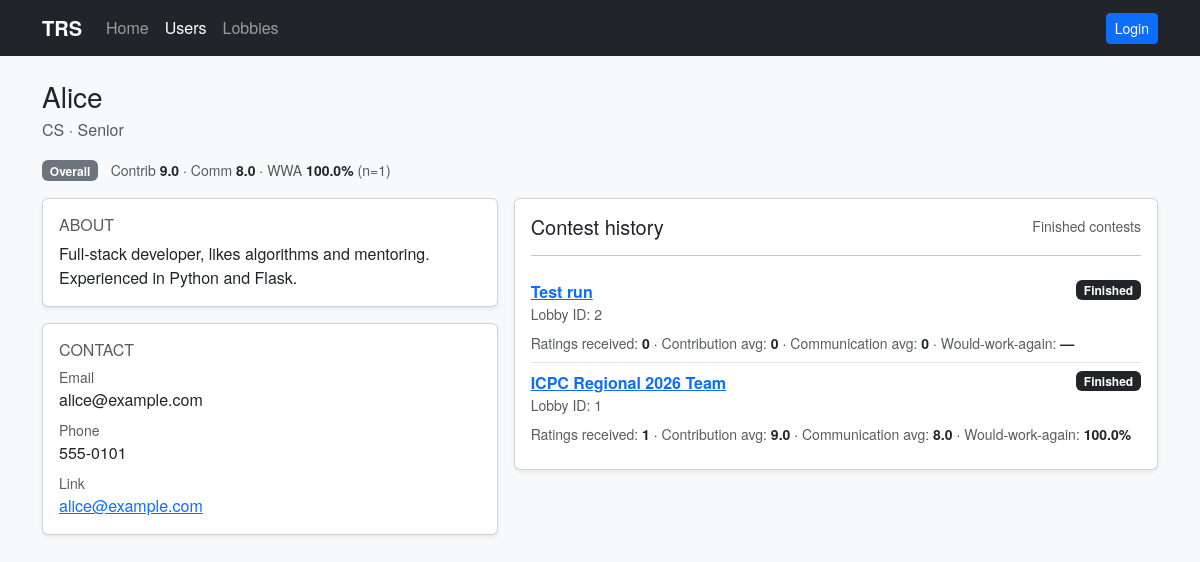
Before: /users/1 with the older database file.
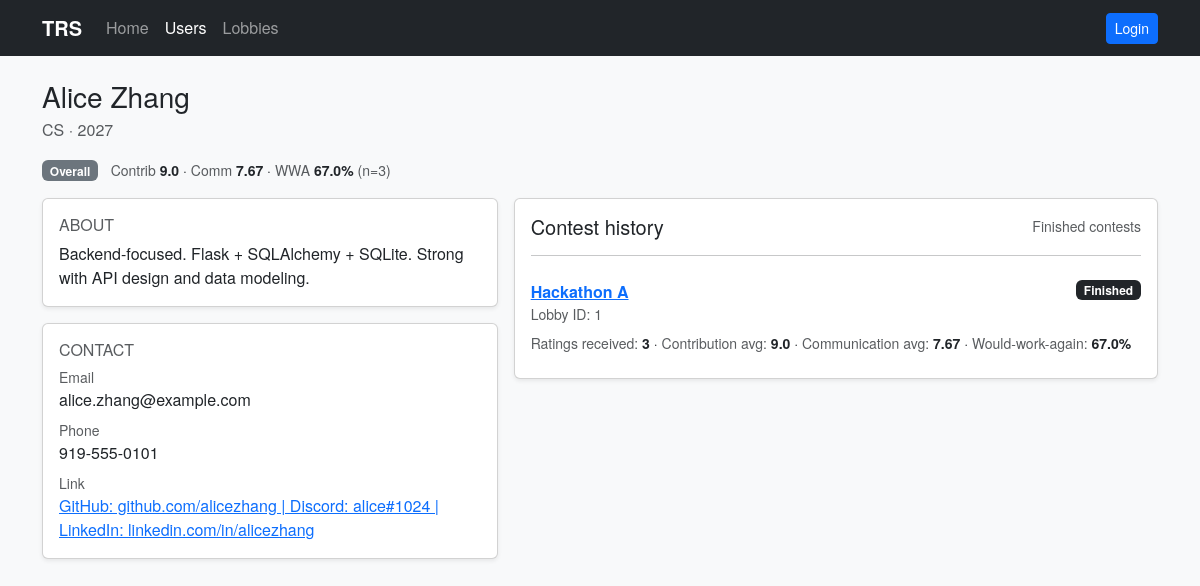
After: the same page with the newer database file.
### models.py (models this page shows, shortened)
class User(db.Model):
    id = db.Column(db.Integer, primary_key=True)
    name = db.Column(db.String(120), nullable=False)
    major = db.Column(db.String(120))
    year = db.Column(db.String(50))
    bio = db.Column(db.String(1000))
    contact = db.Column(db.String(500))
    phone = db.Column(db.String(80))
    email = db.Column(db.String(200))
    created_at = db.Column(db.DateTime, default=datetime.utcnow)
    def reputation(self):
        from sqlalchemy import case, func
        avg_contrib = db.session.query(func.avg(Rating.contribution)).filter(Rating.target_user_id == self.id).scalar() or 0
        avg_comm = db.session.query(func.avg(Rating.communication)).filter(Rating.target_user_id == self.id).scalar() or 0
        would_work_again_count = (
            db.session.query(
                func.sum(
                    case(
                        (Rating.would_work_again.is_(True), 1),
                        else_=0,
                    )
                )
            )
            .filter(Rating.target_user_id == self.id)
            .scalar()
            or 0
        )
        total = db.session.query(func.count(Rating.id)).filter(Rating.target_user_id == self.id).scalar() or 0
        return {
            'contribution_avg': round(float(avg_contrib), 2),
            'communication_avg': round(float(avg_comm), 2),
            'would_work_again_ratio': float(would_work_again_count) / total if total else None,
            'rating_count': total
        }

class Lobby(db.Model):
    id = db.Column(db.Integer, primary_key=True)
    title = db.Column(db.String(200), nullable=False)
    contest_link = db.Column(db.String(500))
    leader_id = db.Column(db.Integer)
    finished = db.Column(db.Boolean, default=False)
    finished_at = db.Column(db.DateTime)
    created_at = db.Column(db.DateTime, default=datetime.utcnow)
    teams = db.relationship('Team', backref='lobby', cascade='all, delete-orphan')

### app.py (the view, shortened to what this page needs)
@app.route('/users/<int:user_id>', methods=['GET', 'POST'])
def user_profile(user_id):
    from models import User, Lobby, Team, TeamMember, Rating
    user = User.query.get_or_404(user_id)
    viewer = get_current_user()
    can_edit = viewer is not None and viewer.id == user.id
    history = []
    lobby_ids = (
        db.session.query(Team.lobby_id)
        .join(TeamMember, TeamMember.team_id == Team.id)
        .filter(TeamMember.user_id == user.id)
        .distinct()
        .all()
    )
    ids = [x[0] for x in lobby_ids]
    history_lobbies = (
        Lobby.query.filter(Lobby.id.in_(ids), Lobby.finished == True)
        .order_by(Lobby.finished_at.desc().nullslast(), Lobby.created_at.desc())
        .all()
    ) if ids else []
    for lobby in history_lobbies:
        ratings = (
            db.session.query(Rating)
            .join(Team, Rating.team_id == Team.id)
            .filter(Team.lobby_id == lobby.id)
            .filter(Rating.target_user_id == user.id)
            .all()
        )
        if ratings:
            contribution_avg = round(sum(r.contribution or 0 for r in ratings) / len(ratings), 2)
            communication_avg = round(sum(r.communication or 0 for r in ratings) / len(ratings), 2)
            would_work_again_ratio = sum(1 for r in ratings if r.would_work_again) / len(ratings)
        else:
            contribution_avg = 0
            communication_avg = 0
            would_work_again_ratio = None
        history.append(
            {
                'lobby': lobby,
                'rating_count': len(ratings),
                'contribution_avg': contribution_avg,
                'communication_avg': communication_avg,
                'would_work_again_ratio': would_work_again_ratio,
            }
        )
    overall_rep = user.reputation()
    return render_template('profile.html', user=user, can_edit=can_edit, history=history, overall_rep=overall_rep)

### app.py (called while the page is built)
def get_current_user():
    from models import User
    user_id = session.get('user_id')
    if not user_id:
        return None
    return User.query.get(user_id)

@app.context_processor
def inject_current_user():
    return {'current_user': get_current_user()}

### templates/profile.html (shortened to what the changed rows need)
{% extends 'base.html' %}
{% block content %}
  <div class="d-flex align-items-start justify-content-between gap-3 mb-3">
    <div class="w-100">
      <div class="d-flex align-items-start justify-content-between gap-2">
        <div class="editable-field">
          <h1 class="h3 mb-1">
            {{ user.name }}
          </h1>
          <div class="text-muted">
            <span class="editable-field">
              {{ user.major or 'Undeclared' }}
            </span>
            {% if user.year %}
              ·
            {% endif %}
            <span class="editable-field">
              {{ user.year or '—' }}
            </span>
          </div>
        </div>
      </div>
      <div class="mt-3">
        <span class="ms-2 small">
          <span class="text-muted">Contrib</span> <span class="fw-semibold">{{ overall_rep.contribution_avg }}</span>
          · <span class="text-muted">Comm</span> <span class="fw-semibold">{{ overall_rep.communication_avg }}</span>
          · <span class="text-muted">WWA</span>
          <span class="fw-semibold">{% if overall_rep.would_work_again_ratio is none %}—{% else %}{{ (overall_rep.would_work_again_ratio * 100) | round(0) }}%{% endif %}</span>
          <span class="text-muted">(n={{ overall_rep.rating_count }})</span>
        </span>
      </div>
    </div>
  </div>
  <div class="row g-3">
    <div class="col-lg-5">
      <div class="card shadow-sm">
        <div class="card-body editable-field">
          <div class="d-flex align-items-center justify-content-between">
            <h2 class="h6 text-uppercase text-muted mb-0">About</h2>
          </div>
          <p class="mb-0 mt-2">{{ user.bio or 'No bio yet.' }}</p>
        </div>
      </div>
      <div class="card shadow-sm mt-3">
        <div class="card-body">
          <h2 class="h6 text-uppercase text-muted">Contact</h2>
          <div class="editable-field d-flex align-items-start justify-content-between gap-2">
            <div>
              <div class="small text-muted">Email</div>
              <div class="mb-2">{{ user.email or '—' }}</div>
            </div>
          </div>
          <div class="editable-field d-flex align-items-start justify-content-between gap-2">
            <div>
              <div class="small text-muted">Phone</div>
              <div class="mb-2">{{ user.phone or '—' }}</div>
            </div>
          </div>
          <div class="editable-field d-flex align-items-start justify-content-between gap-2">
            <div>
              {% if user.contact %}
                <div><a href="{{ user.contact }}" target="_blank" rel="noopener noreferrer">{{ user.contact }}</a></div>
              {% else %}
                <div>—</div>
              {% endif %}
            </div>
          </div>
        </div>
      </div>
    </div>
    <div class="col-lg-7">
      <div class="card shadow-sm">
        <div class="card-body">
          <div class="d-flex align-items-center justify-content-between">
            <h2 class="h5 mb-0">Contest history</h2>
          </div>
          {% if history and history|length %}
            <div class="list-group list-group-flush">
              {% for item in history %}
                <div class="list-group-item px-0">
                  <div class="d-flex justify-content-between align-items-start gap-2">
                    <div>
                      <div class="fw-semibold">
                        <a href="{{ url_for('lobby_detail', lobby_id=item.lobby.id) }}">{{ item.lobby.title }}</a>
                      </div>
                      <div class="text-muted small">Lobby ID: {{ item.lobby.id }}</div>
                    </div>
                    <span class="badge text-bg-dark">Finished</span>
                  </div>
                  <div class="mt-2 small">
                    <span class="text-muted">Ratings received:</span>
                    <span class="fw-semibold">{{ item.rating_count }}</span>
                    · <span class="text-muted">Contribution avg:</span> <span class="fw-semibold">{{ item.contribution_avg }}</span>
                    · <span class="text-muted">Communication avg:</span> <span class="fw-semibold">{{ item.communication_avg }}</span>
                    · <span class="text-muted">Would-work-again:</span>
                    <span class="fw-semibold">
                      {% if item.would_work_again_ratio is none %}—{% else %}{{ (item.would_work_again_ratio * 100) | round(0) }}%{% endif %}
                    </span>
                  </div>
                </div>
              {% endfor %}
            </div>
          {% else %}
            <div class="text-muted">No finished contests yet.</div>
          {% endif %}
        </div>
      </div>
    </div>
  </div>
{% endblock %}

Changed rows visible on the page:
no longer on this page (row edited): Lobby: lobby "Test run", lobby.id "2"
changed User "CS": name "Alice" → "Alice Zhang"; year "Senior" → "2027"; bio "Full-stack developer, likes algorithms and mentoring. Experienced in Python and Flask." → "Backend-focused. Flask + SQLAlchemy + SQLite. Strong with API design and data modeling."; email "alice@example.com" → "alice.zhang@example.com"; phone "555-0101" → "919-555-0101"; contact "alice@example.com" → "GitHub: github.com/alicezhang | Discord: alice#1024 | LinkedIn: linkedin.com/in/alicezhang"
Other visible differences:
{{ overall_rep.communication_avg }}: "8.0" → "7.67"
{{ (overall_rep.would_work_again_ratio * 100) | round(0) }}: "100.0" → "67.0"
{{ overall_rep.rating_count }}: "1" → "3"
new list line: "Hackathon A 1"
new list line: "Lobby ID: Finished Ratings received: 3 · Contribution avg: 9.0 · Communication avg: 7.67 · Would-work-again: 67.0 %"
list line gone: "Lobby ID: Finished Ratings received: 0 · Contribution avg: 0 · Communication avg: 0 · Would-work-again: —"
list line gone: "ICPC Regional 2026 Team 1"
list line gone: "Lobby ID: Finished Ratings received: 1 · Contribution avg: 9.0 · Communication avg: 8.0 · Would-work-again: 100.0 %"
